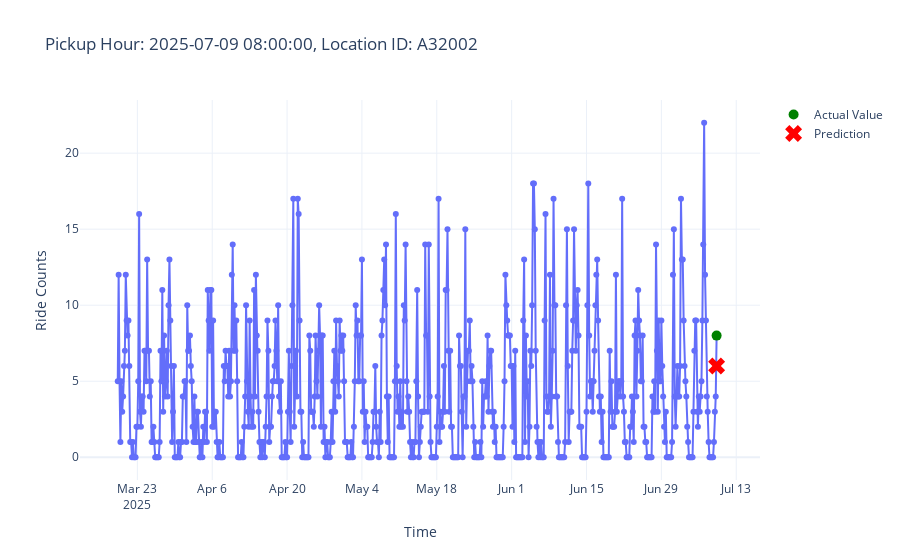

Notebook cell for this chart:
### Code cell
from src.plot_utils import plot_aggregated_time_series

plot_aggregated_time_series(X_test, y_test, 200, predictions)

### Figure 1 — Plotly figure (JSON) as saved in the notebook; plotly's stock layout.template omitted (floating-point values rounded to 4 significant figures; data arrays with more than 128 entries replaced by an {"elided": "..."} marker saying what was removed)
{"data": [{"hovertemplate": "Time=%{x}<br>Ride Counts=%{y}<extra></extra>", "legendgroup": "", "line": {"color": "#636efa", "dash": "solid"}, "marker": {"symbol": "circle"}, "mode": "lines+markers", "name": "", "orientation": "v", "showlegend": false, "type": "scatter", "x": {"elided": "673 str values"}, "xaxis": "x", "y": {"elided": "673 float values"}, "yaxis": "y"}, {"line": {"color": "green"}, "marker": {"size": 10}, "mode": "markers", "name": "Actual Value", "type": "scatter", "x": ["2025-07-09T08:00:00.000000000"], "y": [8]}, {"line": {"color": "red"}, "marker": {"size": 15, "symbol": "x"}, "mode": "markers", "name": "Prediction", "type": "scatter", "x": ["2025-07-09T08:00:00.000000000"], "y": [6]}], "layout": {"legend": {"tracegroupgap": 0}, "title": {"text": "Pickup Hour: 2025-07-09 08:00:00, Location ID: A32002"}, "xaxis": {"anchor": "y", "domain": [0, 1], "title": {"text": "Time"}}, "yaxis": {"anchor": "x", "domain": [0, 1], "title": {"text": "Ride Counts"}}}}
